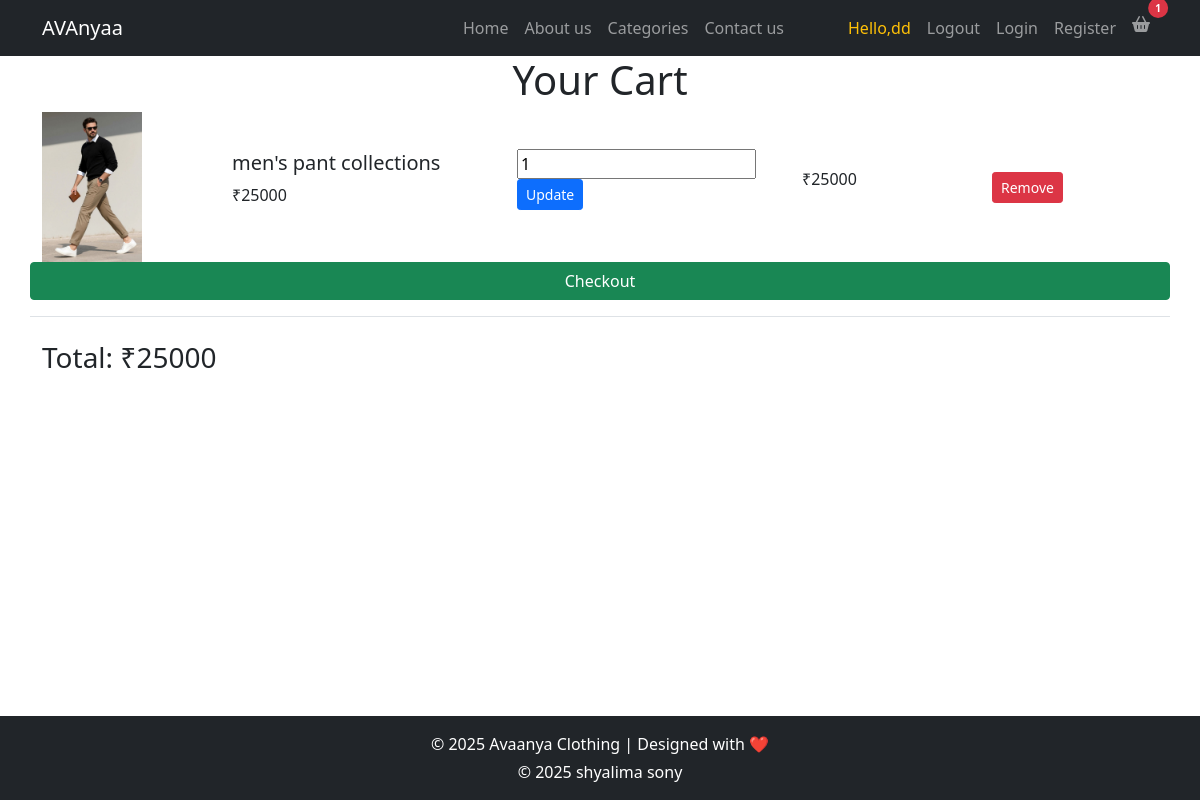
Before: /cart/ (signed in) with the older database file.
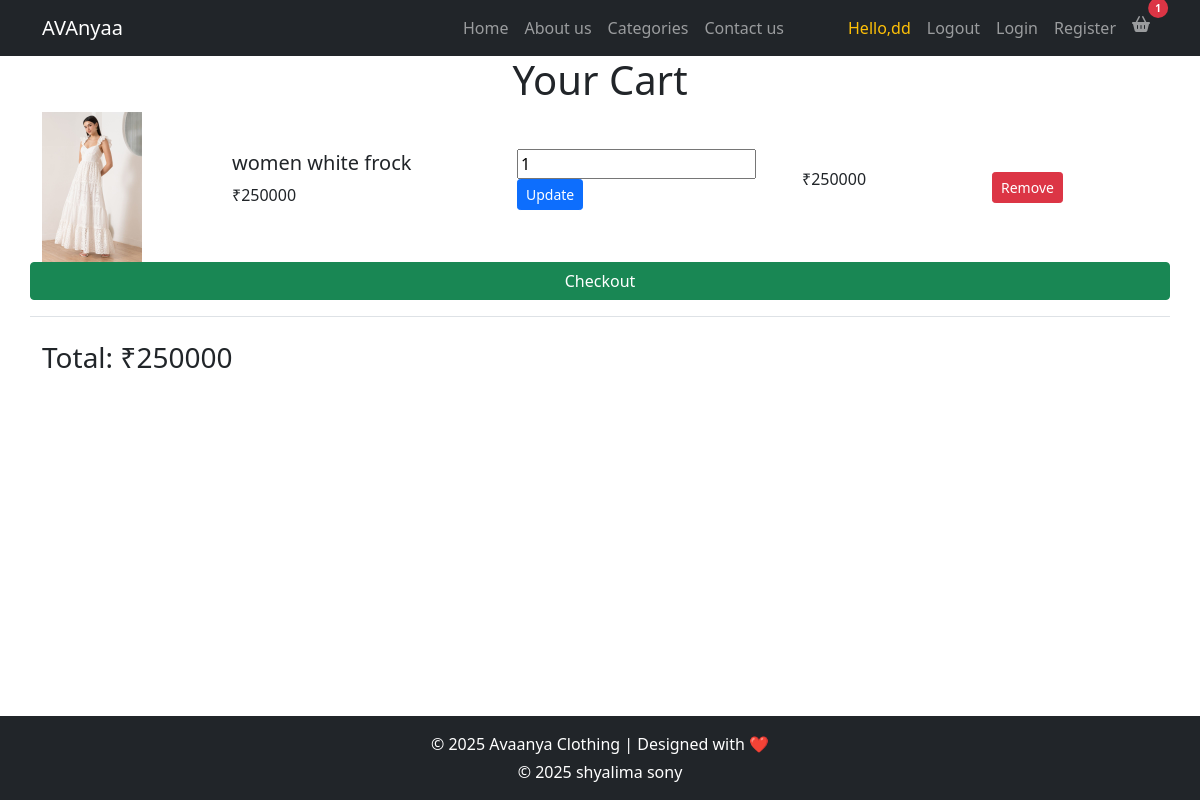
After: the same page with the newer database file.
### backend/models.py (models this page shows, shortened)
class Cart(models.Model):
    user = models.ForeignKey(User, on_delete=models.CASCADE)
    product = models.ForeignKey(protable, on_delete=models.CASCADE)
    quantity = models.PositiveIntegerField(default=1)
    added_at = models.DateTimeField(auto_now_add=True)
    def total_price(self):   # ✅ INSIDE class
        return self.quantity * self.product.price

class protable(models.Model):
    category = models.ForeignKey(pro_category, on_delete=models.CASCADE)
    pro_name=models.CharField(max_length=50)
    qty=models.IntegerField()
    price = models.IntegerField()
    p_image=models.ImageField(upload_to="product_image")

### frontend/views.py (the view)
# urls.py: path('cart/', view_cart, name='view_cart'),
@login_required
def view_cart(request):
    cart_items = Cart.objects.filter(user=request.user)
    total = sum(item.total_price() for item in cart_items)
    return render(request, 'cart.html', {
        'cart_items': cart_items,
        'total': total
    })

### frontend/context_processors.py (called while the page is built)
def cart_count(request):
    if request.user.is_authenticated:
        count = Cart.objects.filter(user=request.user).count()
    else:
        count = 0
    return {'cart_count': count}

### frontend/templates/cart.html (shortened to what this page needs)
{% extends 'index.html' %}
{% block content %}
<h1 style="text-align:center;">Your Cart</h1>
<div class="container">
  {% for item in cart_items %}
    <div class="row align-items-center mb-4 border-bottom pb-3">
      <div class="col-md-2">
        <img src="{{ item.product.p_image.url }}" width="100">
      </div>
      <div class="col-md-3">
        <h5>{{ item.product.pro_name }}</h5>
        <p>₹{{ item.product.price }}</p>
      </div>
      <div class="col-md-3">
        <form method="POST" action="{% url 'update_cart' item.id %}">
          <input type="number" name="quantity" value="{{ item.quantity }}" min="1">
          <button type="submit" class="btn btn-primary btn-sm">Update</button>
        </form>
      </div>
      <div class="col-md-2">
        <p>₹{{ item.total_price }}</p>
      </div>
      <div class="col-md-2">
        <a href="{% url 'remove_cart' item.id %}" class="btn btn-danger btn-sm">Remove</a>
      </div>
<a href="{% url 'checkout' %}" class="btn btn-success">Checkout</a>
    </div>
  {% empty %}
    <p>Your cart is empty.</p>
  {% endfor %}
  <h3>Total: ₹{{ total }}</h3>
</div>
{% endblock %}

Changed rows visible on the page:
removed Cart: product.p_image (picture), product.pro_name "men's pant collections", product.price "25000", quantity "1", total_price "25000"
added Cart: product.p_image (picture), product.pro_name "women white frock", product.price "250000", quantity "1", total_price "250000"
Other visible differences:
{{ total }}: "25000" → "250000"
